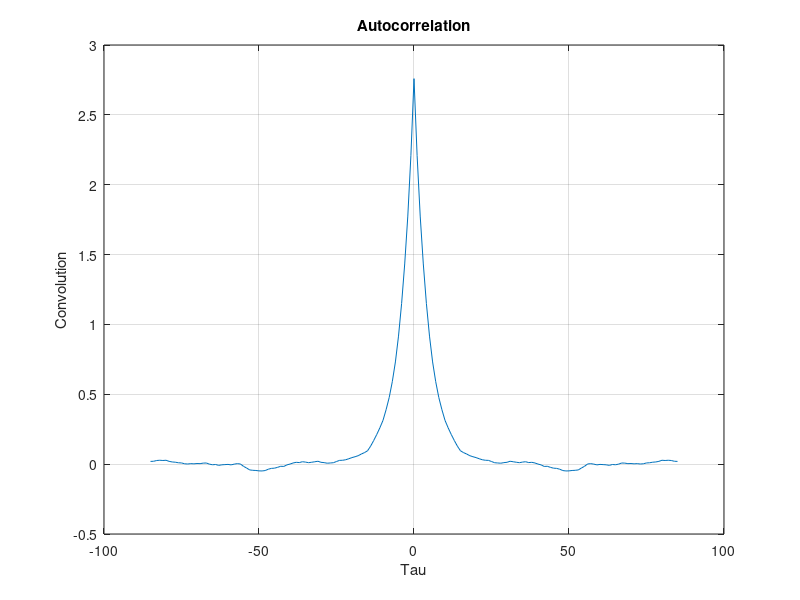
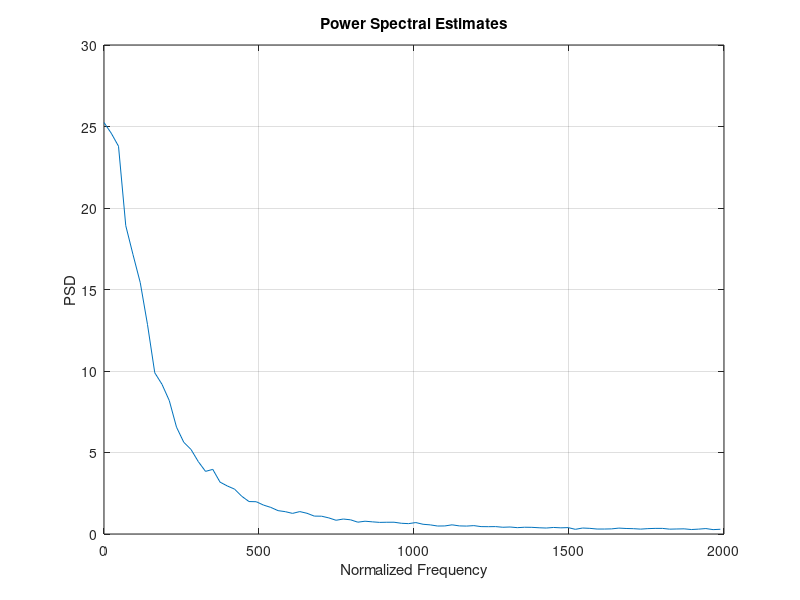
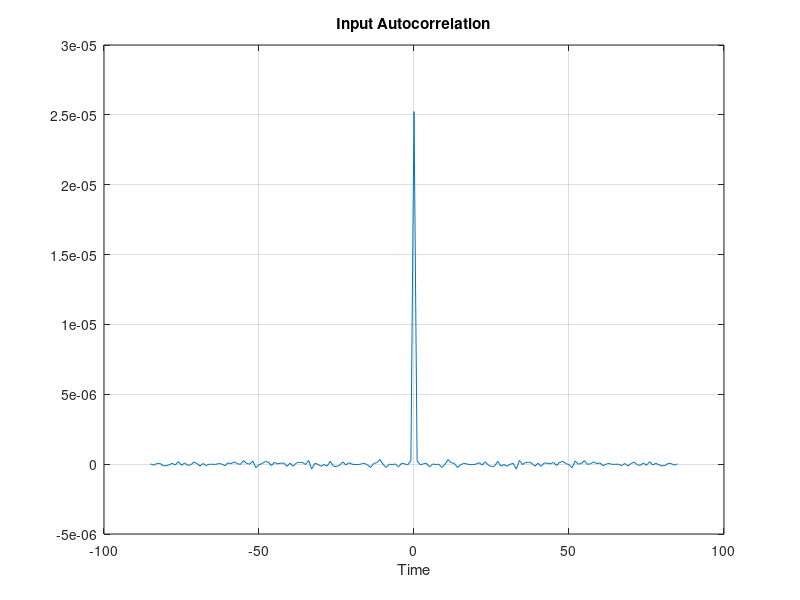
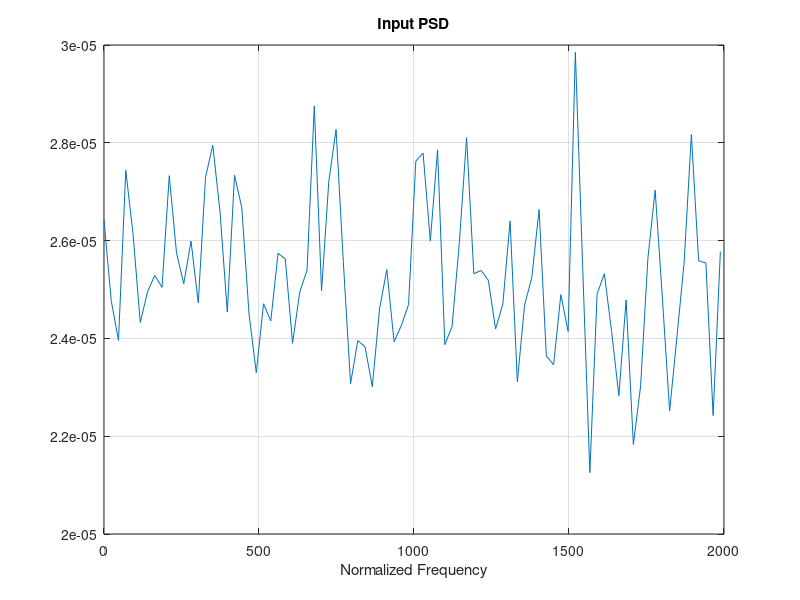

Source code (MATLAB) for these figures, in order:
% %Code for part 1
w = randn(40000,1); % % get long white random sequence w
decay = 0.8; % generate impulse response h(n)
t = 0:30;
h = exp(log(decay)*t); % this is equivalent to h(n) = 0.8^n 
y = conv(w,h);
maxlag = 85; %chosen to be 100 or under
Ry = xcorr(y,y,maxlag,'unbiased');
N = length(Ry);

Sy = (fft(Ry)); %fft of Ry
Sy = Sy(1:(N/2)+1); %turn into discrete
Sy = abs(Sy); %get absolute value of fft
freq_domain = 4000; %Hz

figure(1);
plot([-85:1:85],Ry);
title('Autocorrelation');
ylabel('Convolution');
xlabel('Tau');
grid on;
figure(2)
plot([0:(freq_domain/N):freq_domain/2], Sy);
title('Power Spectral Estimates');
ylabel('PSD');
xlabel('Normalized Frequency');
grid on;

%Code for part 2
load ydata; 
x = randn(40000,1);
maxlags = 85;
freq_domain = 4000;
t = -maxlags:1:maxlags;

%input section
Rx = xcorr(x,x,maxlags,'unbiased');
Rx = Rx/length(x);
N_x = length(Rx);
Sx = (fft(Rx));
Sx = Sx(1:(N_x/2)+1); %turn into discrete
Sx = abs(Sx); %get absolute value of fft
Freq_x = [0:(freq_domain/N_x):freq_domain/2];

%input plots
figure(3)
plot(t,Rx);
title('Input Autocorrelation');
xlabel('Time');
grid on;
figure(4)
plot(Freq_x,Sx);
title('Input PSD');
xlabel('Normalized Frequency');
grid on;

%output section
Ry = xcorr(y,y,maxlags,'unbiased');
N_y = length(Ry);
Sy = (fft(Ry));
Sy = Sy(1:(N_y/2)+1); %turn into discrete
Sy = abs(Sy); %get absolute value of fft
Freq_y = [0:(freq_domain/N_y):freq_domain/2];
 
%output plots
figure(5)
plot(t,Ry);
title('Output Autocorrelation');
xlabel('Time');
grid on;
figure(6)
plot(Freq_y,Sy);
title('Output PSD');
xlabel('Normalized Frequency');
grid on;

% %filter calculations
h = sqrt(Sy./Sx); %frequency domain
h = h(1:((N_x/2)+1));
h = abs(h); %absolute value of h in frequency domain
f = [0:(freq_domain/N_x):freq_domain/2]; %domain length in frequency


%filter plots
figure(7)
plot(f,h);
title('|H(f)| (Impulse response of filter)');
xlabel('Frequency');
grid on;


%Code for part 3
load part3;
fs = 1000; %Hz
maxlag = 85; %chosen to be 100 or under
Rx = xcorr(x,x,maxlag,'unbiased'); %autocorrelation of x
t = -maxlag:1:maxlag;
N_x = length(Rx);
Sx = fft(Rx); %fft of autocorrelation of x
Sx = Sx(1:(N_x/2)+1); %turn into discrete
Sx = abs(Sx); %get absolute value of fft
Freq_x = [0:(freq_domain/N_x):freq_domain/2];

%part 3 figures
figure(8)
plot(t,Rx);
title('Autocorrelation of X');
figure(9)
plot(Freq_x,Sx);
title('FFT of Autocorrelation');
[freq,amp]=ginput %read data off of matlab graph by clicking on point

